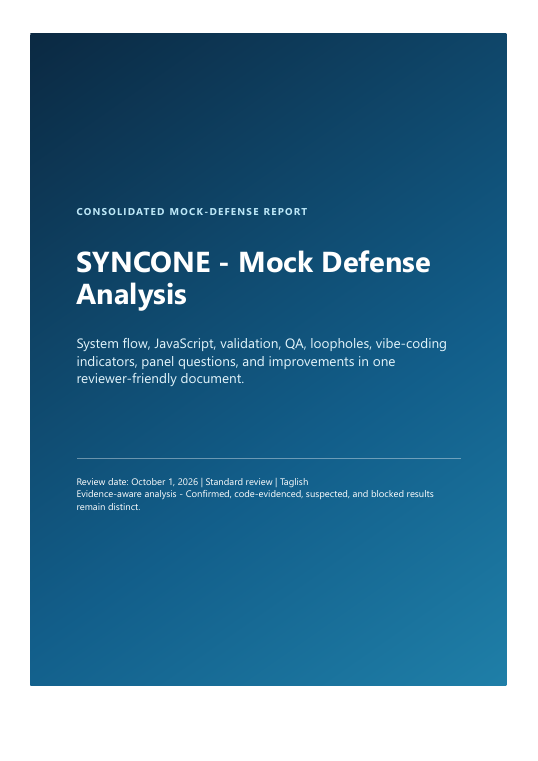
#> input picture analysis/SYNCONE/supporting-evidence/page-01.png, 538 x 761 px; its folder holds only this picture in this run
$ python montage.py
#> lines starting #> are read from the running program, lines starting #| are printed output that depends on the picture
from pathlib import Path
from PIL import Image, ImageOps, ImageDraw
p=Path(__file__).parent
files=sorted(p.glob('page-*.png'))
for start in range(0,len(files),6):
    group=files[start:start+6]
    out=Image.new('RGB',(1260,940),'#cad2da')
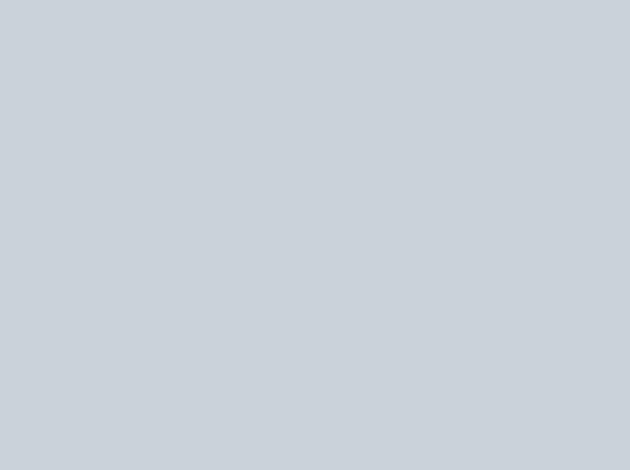
#> out: PIL image 1260x940 RGB (shown at 1/2 size); mean R, G, B 202, 210, 218
    for i,f in enumerate(group):
        im=Image.open(f);im.thumbnail((402,435))
#> further down, im is the input picture: PIL image 538x761 RGB; mean R, G, B 78.8, 128.1, 156.9
#> after `im.thumbnail((402, 435))`:
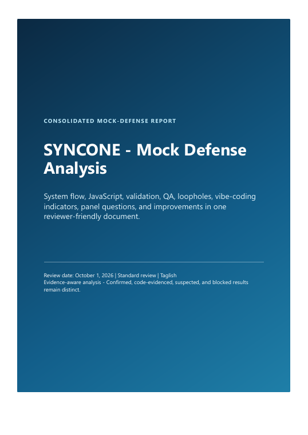
#> im: PIL image 308x435 RGB; mean R, G, B 78.7, 128, 156.8
        x=(i%3)*420+9;y=(i//3)*470+23
        out.paste(im,(x,y));ImageDraw.Draw(out).text((x,y-17),f.stem,fill='black')
#> after `out.paste(im, (x, y))`:
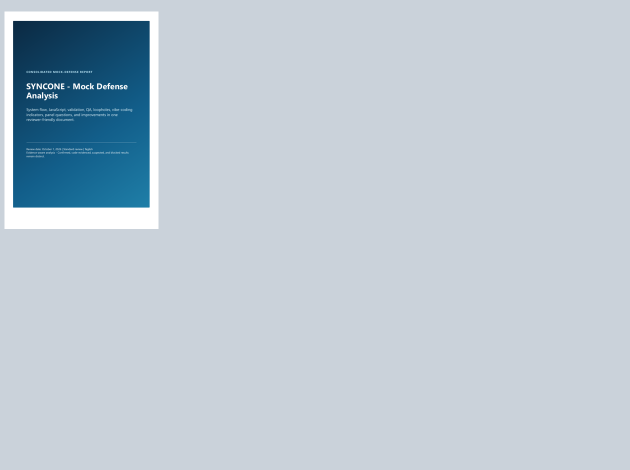
#> out: PIL image 1260x940 RGB (shown at 1/2 size); mean R, G, B 188.1, 200.7, 211.1
    out.save(p/f'montage-{start//6+1}.png')
print(len(files),'pages rendered')

$ run again, on analysis/SYNCONE/supporting-evidence/page-05.png
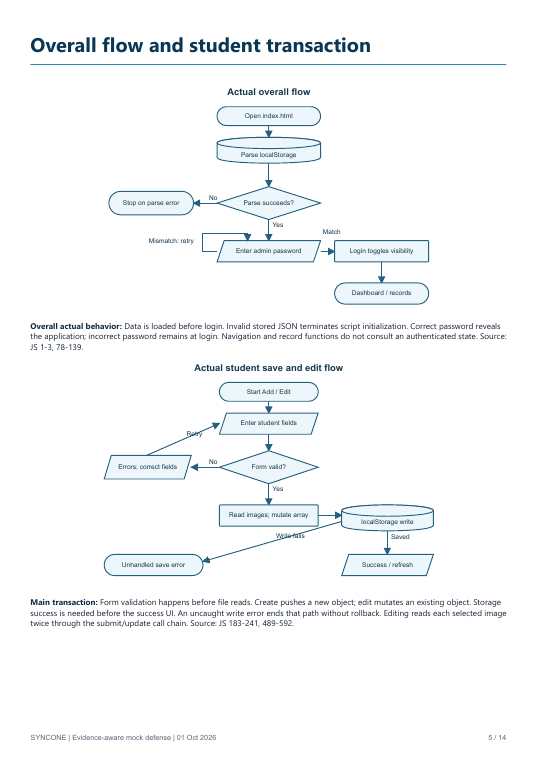
#> input picture analysis/SYNCONE/supporting-evidence/page-05.png, 538 x 761 px
#> im is the input picture: PIL image 538x761 RGB; mean R, G, B 246.9, 248.7, 249.8
#> `im.thumbnail((402, 435))`:
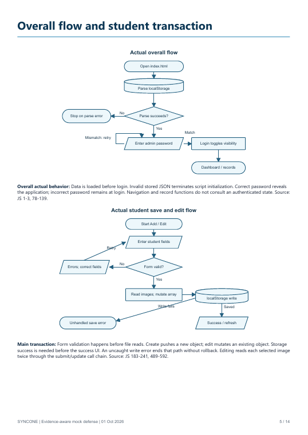
#> im: PIL image 308x435 RGB; mean R, G, B 246.7, 248.6, 249.7
#> `out.paste(im, (x, y))`:
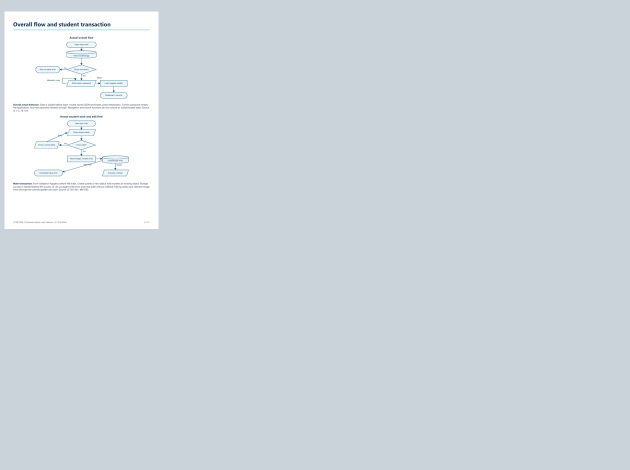
#> out: PIL image 1260x940 RGB (shown at 1/2 size); mean R, G, B 207.1, 214.4, 221.6

$ run again, on analysis/SYNCONE/supporting-evidence/page-06.png
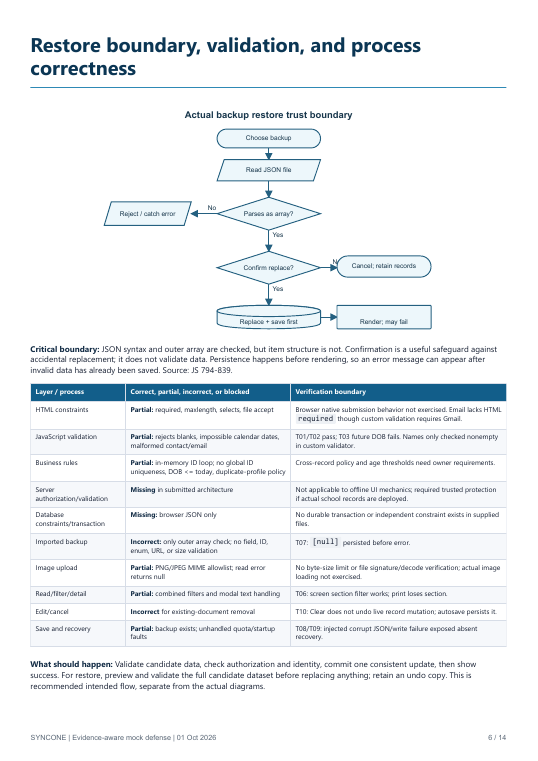
#> input picture analysis/SYNCONE/supporting-evidence/page-06.png, 538 x 761 px
#> im is the input picture: PIL image 538x761 RGB; mean R, G, B 239.1, 242.3, 244.7
#> `im.thumbnail((402, 435))`:
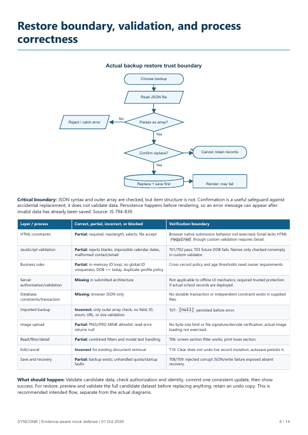
#> im: PIL image 308x435 RGB; mean R, G, B 238.9, 242.1, 244.6
#> `out.paste(im, (x, y))`:
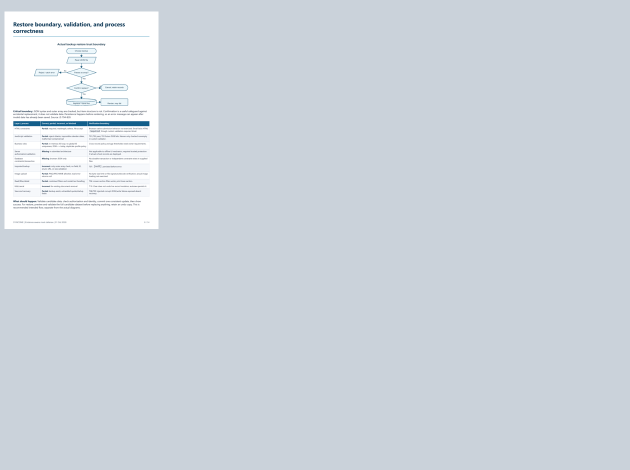
#> out: PIL image 1260x940 RGB (shown at 1/2 size); mean R, G, B 206.2, 213.6, 221

$ run again, on analysis/SYNCONE/supporting-evidence/page-07.png
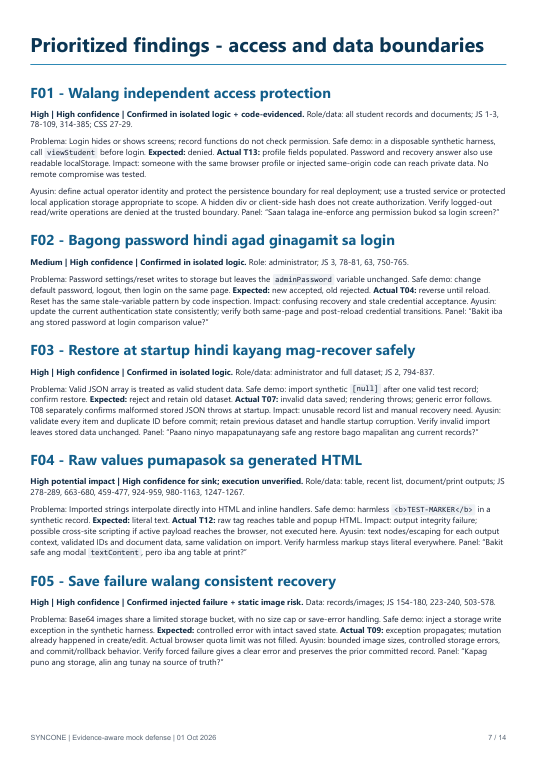
#> input picture analysis/SYNCONE/supporting-evidence/page-07.png, 538 x 761 px
#> im is the input picture: PIL image 538x761 RGB; mean R, G, B 236.8, 239.1, 241.2
#> `im.thumbnail((402, 435))`:
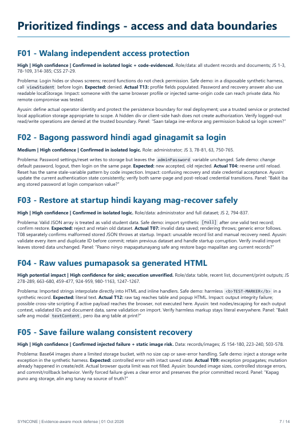
#> im: PIL image 308x435 RGB; mean R, G, B 236.4, 238.8, 240.9
#> `out.paste(im, (x, y))`:
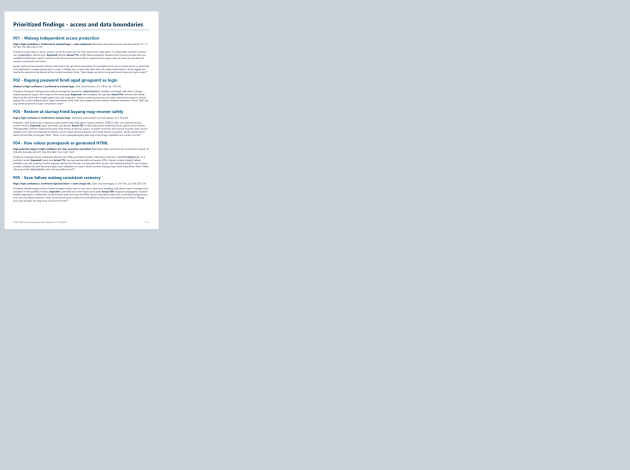
#> out: PIL image 1260x940 RGB (shown at 1/2 size); mean R, G, B 205.9, 213.3, 220.6

$ run again, on analysis/SYNCONE/supporting-evidence/page-02.png
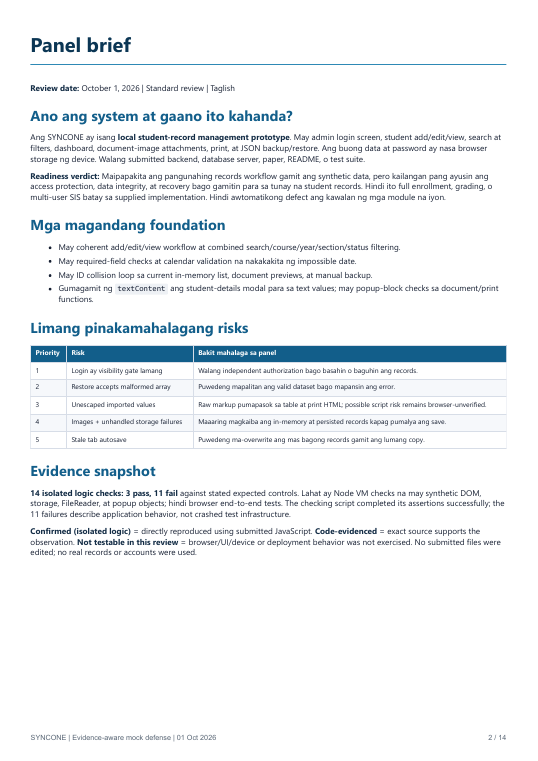
#> input picture analysis/SYNCONE/supporting-evidence/page-02.png, 538 x 761 px
#> im is the input picture: PIL image 538x761 RGB; mean R, G, B 240.4, 243.1, 245.1
#> `im.thumbnail((402, 435))`:
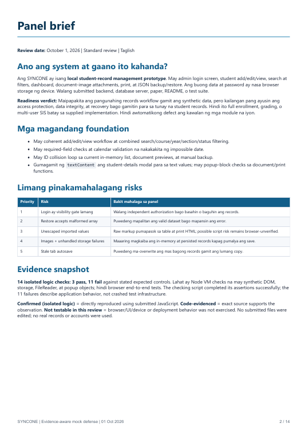
#> im: PIL image 308x435 RGB; mean R, G, B 240.2, 242.9, 244.9
#> `out.paste(im, (x, y))`:
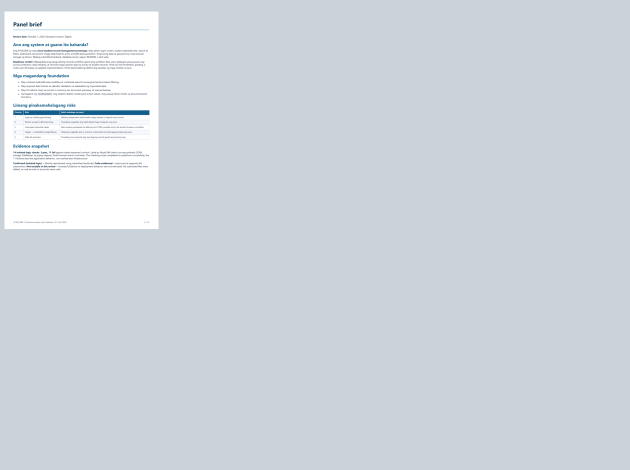
#> out: PIL image 1260x940 RGB (shown at 1/2 size); mean R, G, B 206.3, 213.7, 221
